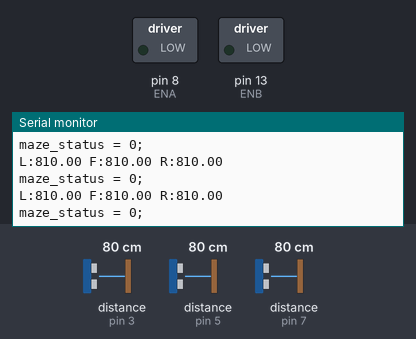
A sketch run on a simulated Arduino Uno, built with avr-gcc and run on an emulated ATmega328P. Shown: switched loads named in the sketch (green lamp = pin HIGH), the last lines printed to the serial monitor. The test bench sets the inputs (shaded band); at power-on: distance to the obstacle (sensors on pin 3, pin 5, pin 7) 80 cm. The echo pulse lasts 58.3 µs per cm.

Above: at 1.2 s.
1.3 s: distance to the obstacle (sensor on pin 3) set to 4 cm
At 2.0 s:
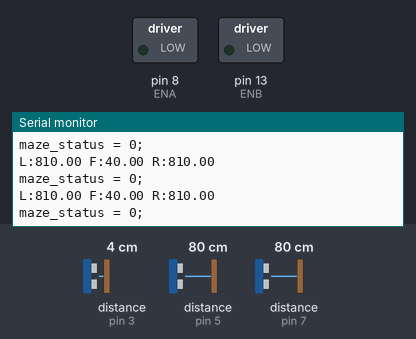
4.3 s: distance to the obstacle (sensor on pin 5) set to 2 cm
At 5.2 s:
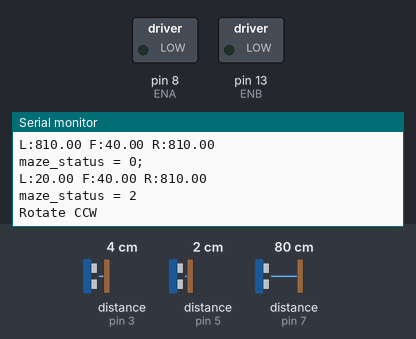

Measured:
- after the input at 1.3 s, the serial monitor: prints a new line at once (image 1)
- after the input at 4.3 s, the serial monitor: prints a new line at once (image 2)

The sketch:

maze2.ino
```cpp
//////////////// sonar ////////////////////////
#include <NewPing.h>

#define SONAR_NUM 3      // Number of sensors.
#define MAX_DISTANCE 150 // Maximum distance (in cm) to ping.

#define Front 0
#define Left  1
#define Right 2

#define TRIG1 2 // 초음파 센서 1번 Trig 핀 번호
#define ECHO1 3 // 초음파 센서 1번 Echo 핀 번호

#define TRIG2 4 // 초음파 센서 2번 Trig 핀 번호
#define ECHO2 5 // 초음파 센서 2번 Echo 핀 번호

#define TRIG3 6 // 초음파 센서 3번 Trig 핀 번호
#define ECHO3 7 // 초음파 센서 3번 Echo 핀 번호
NewPing sonar[SONAR_NUM] = {   // Sensor object array.
  NewPing(TRIG1, ECHO1, MAX_DISTANCE), // Each sensor's trigger pin, echo pin, and max distance to ping.
  NewPing(TRIG2, ECHO2, MAX_DISTANCE),
  NewPing(TRIG3, ECHO3, MAX_DISTANCE)
};
//////////////// L298 /////////////////////
#define ENA 8
#define IN1 9
#define IN2 10
#define IN3 11
#define IN4 12
#define ENB 13

float front_sonar = 0.0;
float left_sonar  = 0.0;
float right_sonar = 0.0;
///////////  Maze status  /////////////////
int maze_status = 0;

void setup()
{

  Serial.begin(115200); // 통신속도를 115200으로 정의함

}
long sonar_front(void) // 초음파 센서 1번 측정 함수
{
  long duration, distance;
  digitalWrite(TRIG1, HIGH);
  delayMicroseconds(10);
  digitalWrite(TRIG1, LOW);
  duration = pulseIn(ECHO1, HIGH);
  distance = ( (float) (340*duration)/1000)/2;
  return distance;
}

long sonar2(void) // 초음파 센서 2번 측정 함수
{
  long duration, distance;
  digitalWrite(TRIG2, HIGH);
  delayMicroseconds(10);
  digitalWrite(TRIG2, LOW);
  duration = pulseIn(ECHO2, HIGH);
  distance = ( (float) (340*duration)/1000)/2;
  return distance;
}

long sonar3(void) // 초음파 센서 3번 측정 함수
{
  long duration, distance;
  digitalWrite(TRIG3, HIGH);
  delayMicroseconds(10);
  digitalWrite(TRIG3, LOW);
  duration = pulseIn(ECHO3, HIGH);
  distance = ( (float) (340*duration)/1000)/2;
  return distance;
}
void check_maze_status(void)
{
  if( (left_sonar>= 0)&&(left_sonar <= 200)&&(front_sonar>= 0)&&(front_sonar <= 200)&&(right_sonar>= 0)&&(right_sonar <= 200)  )
  {  // 3면이 다 막힌 경우
    maze_status = 4;
    Serial.println("maze_status = 4");
  }
  else if( (left_sonar>= 0)&&(left_sonar <= 200)&&(right_sonar>= 0)&&(right_sonar <= 200)   )
  {
    maze_status = 1;
    Serial.println("maze_status =1");
  }
  else if( (left_sonar>= 0)&&(left_sonar <= 200)&&(front_sonar>= 0)&&(front_sonar <= 200)   )
  {
    maze_status = 2;
    Serial.println("maze_status = 2");
  }
  else if( (right_sonar>= 0)&&(right_sonar <= 200)&&(front_sonar>= 0)&&(front_sonar <= 200)   )
  {
    maze_status = 3;
    Serial.println("maze_status = 3");
  }
  else
  {
   maze_status = 0;
   Serial.println("maze_status = 0;");
  }

}
void loop()
{
  // put your main code here, to run repeatedly:

  //Serial.print("Duratin: ");
  //Serial.println(duration);

  front_sonar = sonar[Front].ping_cm()*10;    // 전방 센서 측정
  left_sonar = sonar[Left ].ping_cm()*10;     // 좌측 센서 측정
  right_sonar = sonar[Right].ping_cm()*10;    // 우측 센서 측정
  if(front_sonar == 0.0) front_sonar = MAX_DISTANCE*10;    // 0.0 출력이 최대값이므로
  if(left_sonar == 0.0) left_sonar = MAX_DISTANCE*10;
  if(right_sonar == 0.0) right_sonar = MAX_DISTANCE*10;

  Serial.print("L:");Serial.print(left_sonar);  Serial.print(" ");
  Serial.print("F:");Serial.print(front_sonar);  Serial.print(" ");
  Serial.print("R:");Serial.println (right_sonar);

  check_maze_status();
  if (maze_status == 4)
  {
    Serial.println("Rotate CCW");
    motor_A_control(HIGH,0);  //오른쪽 전진
    motor_B_control(LOW ,0);  //왼쪽은 후진
    delay(2000);
    motor_A_control(HIGH,90);  //오른쪽 전진
    motor_B_control(LOW ,100);  //왼쪽은 후진
    delay(1300);
    motor_A_control(HIGH,0);  //오른쪽 전진
    motor_B_control(LOW ,0);  //왼쪽은 후진
    delay(2000);

  }
  else if( maze_status == 1)
  {
    Serial.println("Rotate CCW");
    motor_A_control(HIGH,90);  //오른쪽 전진
    motor_B_control(HIGH,100);  //왼쪽은 전진
  }
  else if( maze_status == 2)
  {
    Serial.println("Rotate CCW");
    motor_A_control(HIGH,0);  //오른쪽 전진
    motor_B_control(HIGH,0);  //왼쪽은 후진
    delay(2000);
    motor_A_control(LOW ,90);  //오른쪽 전진
    motor_B_control(HIGH,100);  //왼쪽은 후진
    delay(660);
    motor_A_control(HIGH ,0);  //오른쪽 전진
    motor_B_control(HIGH,0);  //왼쪽은 후진
    delay(2000);
  }
  else if( maze_status == 3)
  {
    Serial.println("maze_status = 3");
    motor_A_control(HIGH ,0);  //오른쪽 전진
    motor_B_control(HIGH,0);  //왼쪽은 후진
    delay(2000);
    motor_A_control(HIGH,90);  //오른쪽 전진
    motor_B_control(LOW ,100);  //왼쪽은 후진
    delay(700);
    motor_A_control(HIGH ,0);  //오른쪽 전진
    motor_B_control(HIGH,0);  //왼쪽은 후진
    delay(2000);
  }
  else
  {
    motor_A_control(HIGH ,90);  //오른쪽 전진
    motor_B_control(HIGH,100);
  }
}
void motor_A_control(int direction_a, int motor_speed_a) //모터 A의 방향 (direction)과 속도(speed)제어
{
  if(direction_a == HIGH)
  {
    digitalWrite(IN1,HIGH);           //모터의 방향 제어
    digitalWrite(IN2,LOW);
    analogWrite(ENA,motor_speed_a);   //모터의 속도 제어
  }
  else
  {
    digitalWrite(IN1,LOW);
    digitalWrite(IN2,HIGH);
    analogWrite(ENA,motor_speed_a);
  }
}
void motor_B_control(int direction_b, int motor_speed_b) //모터 B의 방향 (direction)과 속도(speed)제어
{
  if(direction_b == HIGH)
  {
    digitalWrite(IN3,LOW);           //모터의 방향 제어
    digitalWrite(IN4,HIGH);
    analogWrite(ENB,motor_speed_b);  //모터의 속도 제어
  }
  else
  {

    digitalWrite(IN3,HIGH);
    digitalWrite(IN4,LOW);
    analogWrite(ENB,motor_speed_b);
  }
}
```
